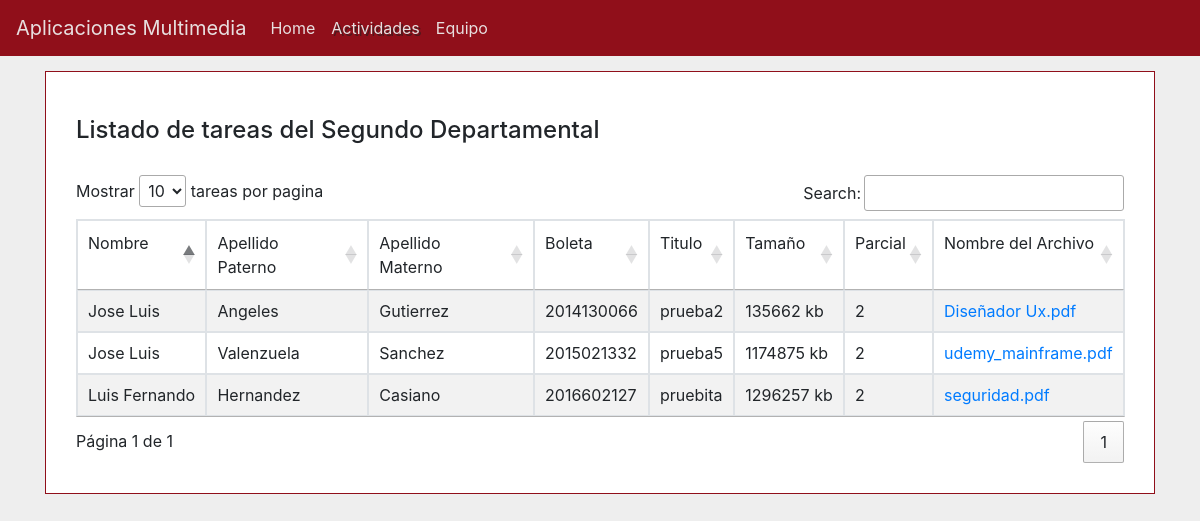
Screenshot of /depdos.php with the database file from the repository.
### tables this page shows
CREATE TABLE `tareas` (
  `id_tareas` int NOT NULL AUTO_INCREMENT,
  `titulo` varchar(120) DEFAULT NULL,
  `tamano` int DEFAULT NULL,
  `tipo` varchar(120) DEFAULT NULL,
  `nombre_archivo` varchar(200) DEFAULT NULL,
  `boleta` varchar(10) NOT NULL,
  `departamental` int NOT NULL,
  PRIMARY KEY (`id_tareas`)
);

CREATE TABLE `alumno` (
  `id_alumno` int NOT NULL AUTO_INCREMENT,
  `nombre` varchar(45) NOT NULL,
  `ap` varchar(45) NOT NULL,
  `am` varchar(45) NOT NULL,
  `boleta` varchar(10) NOT NULL,
  PRIMARY KEY (`id_alumno`)
);

### config.inc.php (called while the page is built, shortened)
<?php
class Conect_MySql {
     var $obj = array ( "dbname"	=>	"ap_multimedia",
                       "dbuser"		=>	"root"		,
                       "dbpwd"		=>	"admin"		,
                       "dbhost"		=>	"localhost"	);
     var $db_connect_id = "";
    private function connect(){
		$this->db_connect_id = mysqli_connect($this->obj['dbhost'],$this->obj['dbuser'],$this->obj['dbpwd'],$this->obj['dbname']);
  }
function execute($query) {
        $this->q_id = mysqli_query($this->db_connect_id,$query);
	return $this->q_id;
    }
  public function fetch_row($q_id = "") {
        $result = mysqli_fetch_array($q_id);
        return $result;
    }
}
?>

### depdos.php (the view, shortened to what this page needs)
<!DOCTYPE html>
<html>
    <head>
        <link rel="stylesheet" href="https://stackpath.bootstrapcdn.com/bootstrap/4.5.2/css/bootstrap.min.css">
        <link rel="stylesheet" type="text/css" href="https://cdn.datatables.net/1.10.22/css/jquery.dataTables.css">
        <link rel="stylesheet" href="css/style.css">
    </head>
    <nav class="navbar navbar-expand-lg">
        <span class="navbar-brand">Aplicaciones Multimedia</span>
        <div class="collapse navbar-collapse" id="navbarSupportedContent" >
            <ul class="navbar-nav mr-auto">
            <li class="nav-item active">
                <a class="nav-link" href="index.php">Home <span class="sr-only">(current)</span></a>
            </li>
            <li class="nav-item">
                <a class="nav-link" href="parciales.php" style="text-shadow: 2px 2px #4e181d;">Actividades</a>
            </li>
            <li class="nav-item">
                <a class="nav-link" href="equipo.php">Equipo</a>
            </li>
            </ul>
        </div>
    </nav>
    <body style="background: #eee;">
        <div class="container">
        <div style="width: 100%;margin: auto; margin-top: 15px; border: 1px solid #900F1A;padding: 30px; background: #fff;">
            <div style="margin-top: 14px; margin-bottom: 30px;">
                <h4>Listado de tareas del Segundo Departamental</h4>
            </div>
            <table id="tab_tareas" class="table table-striped table-bordered">
            <thead>
                <tr>
                    <td>Nombre</td>
                    <td>Apellido Paterno</td>
                    <td>Apellido Materno</td>
                    <td>Boleta</td>
                    <td>Titulo</td>
                    <td>Tamaño</td>
                    <td>Parcial</td>
                    <td>Nombre del Archivo</td>
                </tr>
            </thead>
            <?php
            include 'config.inc.php';
            $db=new Conect_MySql();
                $sql = "SELECT id_tareas, nombre, ap, am, tareas.boleta, titulo, tamano, departamental, nombre_archivo FROM tareas INNER JOIN alumno ON tareas.boleta  = alumno.boleta WHERE departamental = 2 ";
                $query = $db->execute($sql);
                while($datos=$db->fetch_row($query)){?>
                <tr>
                    <td><?php echo $datos['nombre']; ?></td>
                    <td><?php echo $datos['ap']; ?></td>
                    <td><?php echo $datos['am']; ?></td>
                    <td><?php echo $datos['boleta']; ?></td>
                    <td><?php echo $datos['titulo']; ?></td>
                    <td><?php echo $datos['tamano']; ?> kb</td>
                    <td><?php echo $datos['departamental']; ?></td>
                    <td><a href="tarea.php?id=<?php echo $datos['id_tareas']?>" ><?php echo $datos['nombre_archivo']; ?> </a></td>
                </tr>
            <?php  } ?>
            </table>
            </div>
            </div>
    </body>
</html>

### css/style.css (style rules this page uses)
nav { background: #900F1A; color: #eeee !important; }
nav a { text-decoration: none; color: #eeee !important; }

### rows the page displays
tareas: alumno.nombre "Luis Fernando", alumno.ap "Hernandez", alumno.am "Casiano", boleta "2016602127", titulo "pruebita", tamano "1296257", departamental "2", nombre_archivo "seguridad.pdf"
tareas: alumno.nombre "Jose Luis", alumno.ap "Angeles", alumno.am "Gutierrez", boleta "2014130066", titulo "prueba2", tamano "135662", departamental "2", nombre_archivo "Diseñador Ux.pdf"
tareas: alumno.nombre "Jose Luis", alumno.ap "Valenzuela", alumno.am "Sanchez", boleta "2015021332", titulo "prueba5", tamano "1174875", departamental "2", nombre_archivo "udemy_mainframe.pdf"
